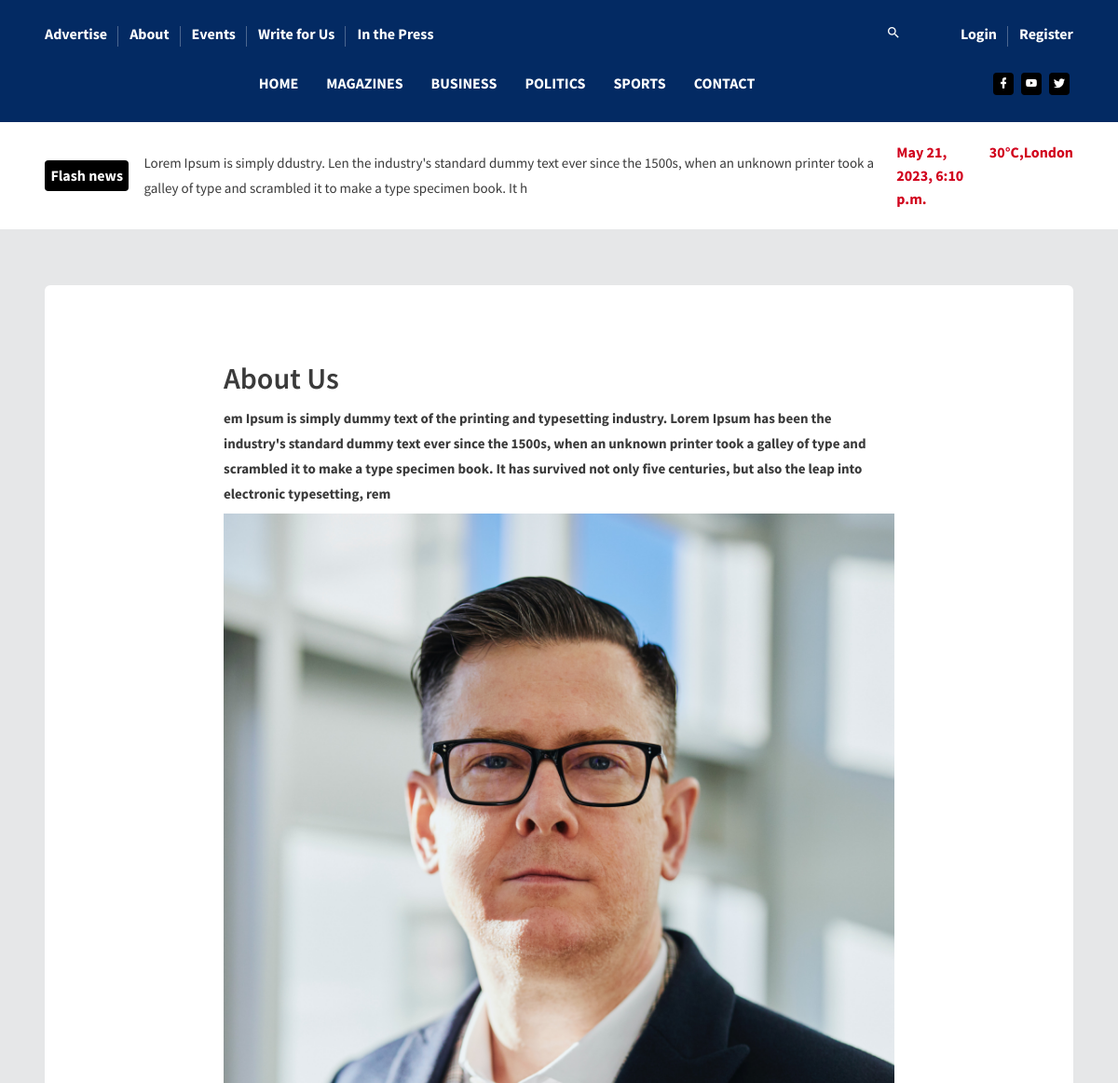
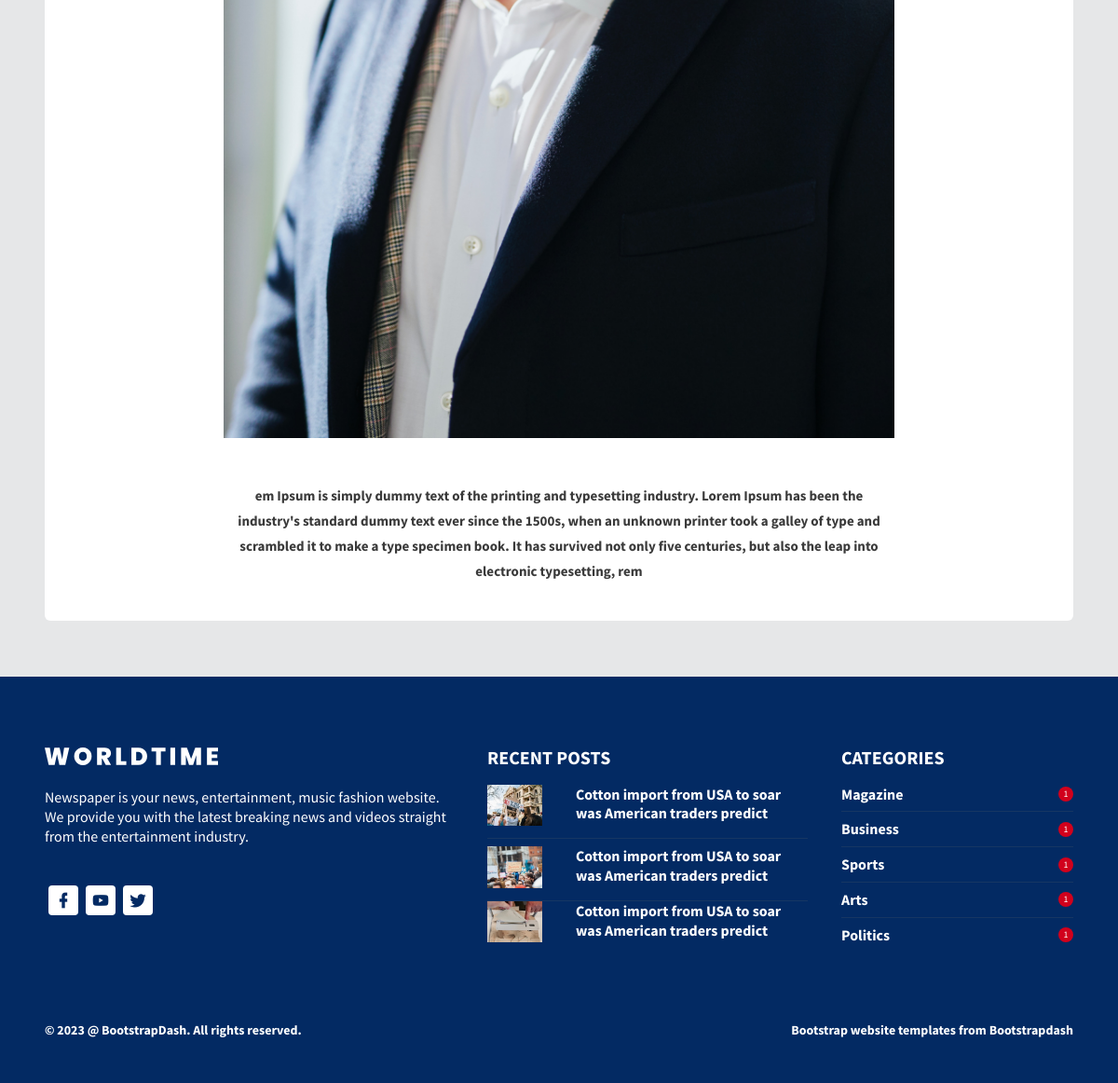
The page /about-us/ on the database its author committed (2 pictures, top to bottom).
### website/models.py (models this page shows, shortened)
class Category(models.Model):
    name = models.CharField(max_length=100)
    is_menu = models.BooleanField(default=False)
    is_active = models.BooleanField(default=True)
    html_file = models.CharField(max_length=100, null=True, blank=True)

class FlashNews(models.Model):
    title = models.CharField(max_length=250)
    timestamp = models.DateTimeField(auto_now=True)

class AboutUs(models.Model):
    name = models.CharField(max_length=100)
    desc = models.TextField(null=True, blank=True)
    desc2 = models.TextField(null=True, blank=True)
    image = models.ImageField(upload_to='about/')

### website/views.py (the view)
# urls.py: path('about-us/', views.AboutUsView.as_view(), name='about-us')
class AboutUsView(TemplateView):
    template_name = 'aboutus.html'
    def get_context_data(self, **kwargs):
        context = super().get_context_data(**kwargs)
        context['menus'] = Category.objects.filter(is_menu=True, is_active=True)
        context['flash_news'] = FlashNews.objects.last()
        context['aboutus'] = AboutUs.objects.last()
        return context

### templates/aboutus.html
{% extends 'bash.html' %}
{% load static %}
{% block main_container%}
    <div class="container-scroller">
     {% include 'header.html' %}
         <div class="flash-news-banner">
          <div class="container">
            <div class="d-lg-flex align-items-center justify-content-between">
              <div class="d-flex align-items-center">
                <span class="badge badge-dark mr-3">Flash news</span>
                <p class="mb-0">
                  {{flash_news.title}}
                </p>
              </div>
              <div class="d-flex">
                <span class="mr-3 text-danger">{{flash_news.timestamp}}</span>
                <span class="text-danger">30°C,London</span>
              </div>
            </div>
          </div>
        </div>
      <div class="content-wrapper">
        <div class="container">
          <div class="row">
            <div class="col-sm-12">
              <div class="card" data-aos="fade-up">
                <div class="card-body">
                  <div class="aboutus-wrapper">
                    <h1 class="mt-5">
                      About Us
                    </h1>
                    <p class="font-weight-600 fs-15">
                    {{aboutus.desc}}
                    </p>
                    <img
                      src="{{aboutus.image.url}}"
                      alt="banner"
                      class="img-fluid mb-5"
                    />
                    <p class="font-weight-600 fs-15 text-center">
                      {{aboutus.desc2}}
                    </p>
                  </div>
                </div>
              </div>
            </div>
          </div>
        </div>
      </div>
    </div>
    {% include 'footer.html'%}
{% endblock %}

### templates/bash.html (shortened to what this page needs)
<!DOCTYPE html>
<html lang="zxx">
<head>
    {% load static %}
    <link
      rel="stylesheet"
      href="{% static 'assets/vendors/mdi/css/materialdesignicons.min.css' %}"
    />
    <link rel="stylesheet" href="{% static 'assets/vendors/aos/dist/aos.css/aos.css'%}" />
    <link rel="stylesheet" href="{% static 'assets/css/style.css'%}">
  </head>
  <body>
  {% block main_container %}
  {% endblock %}
  </body>
</html>

### templates/header.html (shortened to what this page needs)
        <header id="header">
          <div class="container">
            <nav class="navbar navbar-expand-lg navbar-light">
              <div class="navbar-top">
                <div class="d-flex justify-content-between align-items-center">
                  <ul class="navbar-top-left-menu">
                    <li class="nav-item">
                      <a href="pages/index-inner.html" class="nav-link">Advertise</a>
                    </li>
                    <li class="nav-item">
                      <a href="{% url 'about-us' %}" class="nav-link">About</a>
                    </li>
                    <li class="nav-item">
                      <a href="#" class="nav-link">Events</a>
                    </li>
                    <li class="nav-item">
                      <a href="#" class="nav-link">Write for Us</a>
                    </li>
                    <li class="nav-item">
                      <a href="#" class="nav-link">In the Press</a>
                    </li>
                  </ul>
                  <ul class="navbar-top-right-menu">
                    <li class="nav-item">
                      <a href="#" class="nav-link"><i class="mdi mdi-magnify"></i></a>
                    </li>
                    {% if request.user.is_authenticated %}
                      <li class="nav-item">
                      <p class="nav-link">Hi {{request.user.username}}</p>
                    </li>
                       <li class="nav-item">
                      <a href="{% url 'logout' %}" class="nav-link">Logout</a>
                    </li>
                    {% else %}
                    <li class="nav-item">
                      <a href="{% url 'login' %}" class="nav-link">Login</a>
                    </li>
                    <li class="nav-item">
                      <a href="{% url 'register' %}" class="nav-link">Register</a>
                    </li>
                    {% endif %}
                  </ul>
                </div>
              </div>
              <div class="navbar-bottom">
                <div class="d-flex justify-content-between align-items-center">
                  <div>
                    <div
                      class="navbar-collapse justify-content-center collapse"
                      id="navbarSupportedContent"
                    >
                      <ul
                        class="navbar-nav d-lg-flex justify-content-between align-items-center"
                      >
                        <li class="nav-item active">
                          <a class="nav-link" href="{% url 'home' %}">Home</a>
                        </li>
                        {% for menu in menus %}
                        <li class="nav-item">
                          <a class="nav-link" href="{{menu.html_file}}">{{menu.name}}</a>
                        </li>
                        {% endfor %}
                         <li class="nav-item">
                          <a class="nav-link" href="{% url 'contact-us' %}">Contact</a>
                        </li>
                      </ul>
                    </div>
                  </div>
                  <ul class="social-media">
                    <li>
                      <a href="{{websettings.facebook}}">
                        <i class="mdi mdi-facebook"></i>
                      </a>
                    </li>
                    <li>
                      <a href="{{websettings.youtube}}">
                        <i class="mdi mdi-youtube"></i>
                      </a>
                    </li>
                    <li>
                      <a href="{{websettings.twitter}}">
                        <i class="mdi mdi-twitter"></i>
                      </a>
                    </li>
                  </ul>
                </div>
              </div>
            </nav>
          </div>
        </header>

### templates/footer.html
        <footer>
          <div class="footer-top">
            <div class="container">
              <div class="row">
                <div class="col-sm-5">
                  <img src="assets/images/logo.svg" class="footer-logo" alt="" />
                  <h5 class="font-weight-normal mt-4 mb-5">
                    Newspaper is your news, entertainment, music fashion website. We
                    provide you with the latest breaking news and videos straight from
                    the entertainment industry.
                  </h5>
                  <ul class="social-media mb-3">
                    <li>
                      <a href="#">
                        <i class="mdi mdi-facebook"></i>
                      </a>
                    </li>
                    <li>
                      <a href="#">
                        <i class="mdi mdi-youtube"></i>
                      </a>
                    </li>
                    <li>
                      <a href="#">
                        <i class="mdi mdi-twitter"></i>
                      </a>
                    </li>
                  </ul>
                </div>
                <div class="col-sm-4">
                  <h3 class="font-weight-bold mb-3">RECENT POSTS</h3>
                  <div class="row">
                    <div class="col-sm-12">
                      <div class="footer-border-bottom pb-2">
                        <div class="row">
                          <div class="col-3">
                            <img
                              src="assets/images/dashboard/home_1.jpg"
                              alt="thumb"
                              class="img-fluid"
                            />
                          </div>
                          <div class="col-9">
                            <h5 class="font-weight-600">
                              Cotton import from USA to soar was American traders
                              predict
                            </h5>
                          </div>
                        </div>
                      </div>
                    </div>
                  </div>
                  <div class="row">
                    <div class="col-sm-12">
                      <div class="footer-border-bottom pb-2 pt-2">
                        <div class="row">
                          <div class="col-3">
                            <img
                              src="assets/images/dashboard/home_2.jpg"
                              alt="thumb"
                              class="img-fluid"
                            />
                          </div>
                          <div class="col-9">
                            <h5 class="font-weight-600">
                              Cotton import from USA to soar was American traders
                              predict
                            </h5>
                          </div>
                        </div>
                      </div>
                    </div>
                  </div>
                  <div class="row">
                    <div class="col-sm-12">
                      <div>
                        <div class="row">
                          <div class="col-3">
                            <img
                              src="assets/images/dashboard/home_3.jpg"
                              alt="thumb"
                              class="img-fluid"
                            />
                          </div>
                          <div class="col-9">
                            <h5 class="font-weight-600 mb-3">
                              Cotton import from USA to soar was American traders
                              predict
                            </h5>
                          </div>
                        </div>
                      </div>
                    </div>
                  </div>
                </div>
                <div class="col-sm-3">
                  <h3 class="font-weight-bold mb-3">CATEGORIES</h3>
                  <div class="footer-border-bottom pb-2">
                    <div class="d-flex justify-content-between align-items-center">
                      <h5 class="mb-0 font-weight-600">Magazine</h5>
                      <div class="count">1</div>
                    </div>
                  </div>
                  <div class="footer-border-bottom pb-2 pt-2">
                    <div class="d-flex justify-content-between align-items-center">
                      <h5 class="mb-0 font-weight-600">Business</h5>
                      <div class="count">1</div>
                    </div>
                  </div>
                  <div class="footer-border-bottom pb-2 pt-2">
                    <div class="d-flex justify-content-between align-items-center">
                      <h5 class="mb-0 font-weight-600">Sports</h5>
                      <div class="count">1</div>
                    </div>
                  </div>
                  <div class="footer-border-bottom pb-2 pt-2">
                    <div class="d-flex justify-content-between align-items-center">
                      <h5 class="mb-0 font-weight-600">Arts</h5>
                      <div class="count">1</div>
                    </div>
                  </div>
                  <div class="pt-2">
                    <div class="d-flex justify-content-between align-items-center">
                      <h5 class="mb-0 font-weight-600">Politics</h5>
                      <div class="count">1</div>
                    </div>
                  </div>
                </div>
              </div>
            </div>
          </div>
          <div class="footer-bottom">
            <div class="container">
              <div class="row">
                <div class="col-sm-12">
                  <div class="d-sm-flex justify-content-between align-items-center">
                    <div class="fs-14 font-weight-600">
                      © 2023 @ BootstrapDash. All rights reserved.
                    </div>
                    <div class="fs-14 font-weight-600">
                     <a href="https://www.bootstrapdash.com/" target="_blank" class="text-white">Bootstrap website templates</a> from Bootstrapdash
                    </div>
                  </div>
                </div>
              </div>
            </div>
          </div>
        </footer>

### rows shown on the page
Category: name "MAGAZINES"
Category: name "BUSINESS"
Category: name "POLITICS"
Category: name "SPORTS"
FlashNews: title "Lorem Ipsum is simply ddustry. Len the industry's standard dummy text ever since the 1500s, when an unknown printer took a galley of type and scrambled it to make a type specimen book. It h", timestamp "May 21, 2023, 6:10 p.m."
AboutUs: desc "em Ipsum is simply dummy text of the printing and typesetting industry. Lorem Ipsum has been the industry's standard dummy text ever since the 1500s, when an unknown printer took a galley of type and scrambled it to make a type specimen book. It has survived not only five centuries, but also the leap into electronic typesetting, rem", image (picture), desc2 "em Ipsum is simply dummy text of the printing and typesetting industry. Lorem Ipsum has been the industry's standard dummy text ever since the 1500s, when an unknown printer took a galley of type and scrambled it to make a type specimen book. It has survived not only five centuries, but also the leap into electronic typesetting, rem"
